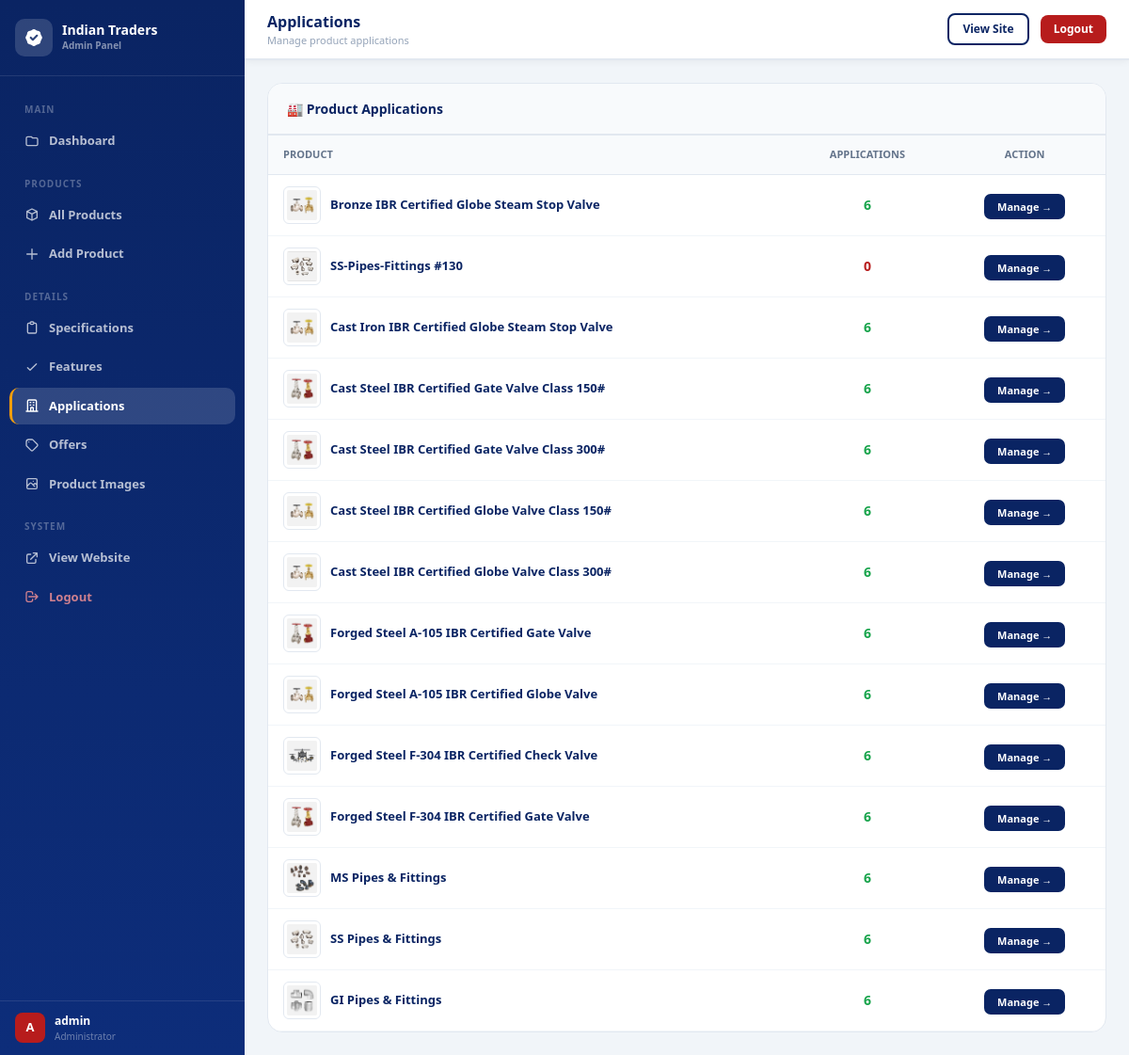
The app's page /admin/applications.php (signed in) with its own data.
### tables this page shows
CREATE TABLE `products` (
  `id` int(11) NOT NULL,
  `name` varchar(300) NOT NULL,
  `slug` varchar(300) NOT NULL,
  `subtitle` varchar(300) DEFAULT NULL,
  `description` text DEFAULT NULL,
  `image` varchar(300) DEFAULT './assets/images/Globe-Valve-1.png',
  `category` varchar(100) NOT NULL DEFAULT 'Gate / Globe Valves',
  `badge` varchar(50) DEFAULT NULL,
  `badge_color` varchar(100) DEFAULT 'bg-orange-600',
  `price_min` decimal(12,2) DEFAULT 0.00,
  `price_max` decimal(12,2) DEFAULT 0.00,
  `mrp` decimal(12,2) DEFAULT 0.00,
  `gst_percent` decimal(5,2) DEFAULT 18.00,
  `in_stock` tinyint(1) DEFAULT 1,
  `stock_label` varchar(50) DEFAULT 'In Stock',
  `ships_within` varchar(100) DEFAULT 'Ships within 24 hrs',
  `best_price` tinyint(1) DEFAULT 1,
  `min_order` int(11) DEFAULT 1,
  `min_order_unit` varchar(50) DEFAULT 'Piece',
  `delivery_days` varchar(50) DEFAULT '3–5 Days',
  `warranty` varchar(100) DEFAULT 'Mfr. Terms',
  `certification` varchar(100) DEFAULT 'ISO • IBR',
  `rating` decimal(3,1) DEFAULT 4.8,
  `orders_count` varchar(50) DEFAULT '1000+',
  `is_active` tinyint(1) DEFAULT 1,
  `sort_order` int(11) DEFAULT 0,
  `created_at` timestamp NOT NULL DEFAULT current_timestamp()
);

### admin/applications.php (the view, shortened to what this page needs)
<?php
$conn = getConn();
$products = [];
$res = $conn->query("SELECT p.id, p.name, p.category, p.image, COUNT(pa.id) as app_count FROM products p LEFT JOIN product_applications pa ON p.id=pa.product_id WHERE p.is_active=1 GROUP BY p.id ORDER BY p.sort_order");
while($row = $res->fetch_assoc()) $products[] = $row;
include 'header.php';
?>
<div style="padding:24px;">
<div style="background:white;border-radius:16px;border:1.5px solid #e2e8f0;overflow:hidden;">
    <div style="background:#f8fafc;padding:16px 20px;border-bottom:2px solid #e2e8f0;">
        <h3 style="font-size:14px;font-weight:800;color:#0a2463;">🏭 Product Applications</h3>
    </div>
    <table style="width:100%;border-collapse:collapse;">
        <thead><tr style="background:#f8fafc;border-bottom:1.5px solid #e2e8f0;">
            <th style="padding:12px 16px;text-align:left;font-size:11px;font-weight:800;color:#64748b;text-transform:uppercase;">Product</th>
            <th style="padding:12px 16px;text-align:center;font-size:11px;font-weight:800;color:#64748b;text-transform:uppercase;">Applications</th>
            <th style="padding:12px 16px;text-align:center;font-size:11px;font-weight:800;color:#64748b;text-transform:uppercase;">Action</th>
        </tr></thead>
        <tbody>
        <?php foreach($products as $p): ?>
        <tr style="border-bottom:1px solid #f1f5f9;" onmouseover="this.style.background='#f8faff'" onmouseout="this.style.background='white'">
            <td style="padding:12px 16px;">
                <div style="display:flex;align-items:center;gap:10px;">
                    <img src="../<?php echo htmlspecialchars(ltrim($p['image'],'./')); ?>" style="width:40px;height:40px;object-fit:contain;border-radius:6px;border:1px solid #e2e8f0;padding:3px;" onerror="this.style.display='none'">
                    <span style="font-size:13px;font-weight:700;color:#0a2463;"><?php echo htmlspecialchars($p['name']); ?></span>
                </div>
            </td>
            <td style="padding:12px 16px;text-align:center;font-size:14px;font-weight:800;color:<?php echo $p['app_count']>0?'#16a34a':'#b71c1c'; ?>;"><?php echo $p['app_count']; ?></td>
            <td style="padding:12px 16px;text-align:center;">
                <a href="product_edit.php?id=<?php echo $p['id']; ?>&tab=applications" style="background:#0a2463;color:white;padding:6px 14px;border-radius:7px;font-size:11px;font-weight:700;text-decoration:none;">Manage →</a>
            </td>
        </tr>
        <?php endforeach; ?>
        </tbody>
    </table>
</div>
</div>
<?php include 'footer.php'; ?>

### records on screen
products: image (picture), name "Bronze IBR Certified Globe Steam Stop Valve", app_count "6"
products: image (picture), name "SS-Pipes-Fittings #130", app_count "0"
products: image (picture), name "Cast Iron IBR Certified Globe Steam Stop Valve", app_count "6"
products: image (picture), name "Cast Steel IBR Certified Gate Valve Class 150#", app_count "6"
products: image (picture), name "Cast Steel IBR Certified Gate Valve Class 300#", app_count "6"
products: image (picture), name "Cast Steel IBR Certified Globe Valve Class 150#", app_count "6"
products: image (picture), name "Cast Steel IBR Certified Globe Valve Class 300#", app_count "6"
products: image (picture), name "Forged Steel A-105 IBR Certified Gate Valve", app_count "6"
products: image (picture), name "Forged Steel A-105 IBR Certified Globe Valve", app_count "6"
products: image (picture), name "Forged Steel F-304 IBR Certified Check Valve", app_count "6"
products: image (picture), name "Forged Steel F-304 IBR Certified Gate Valve", app_count "6"
products: image (picture), name "MS Pipes & Fittings", app_count "6"
products: image (picture), name "SS Pipes & Fittings", app_count "6"
products: image (picture), name "GI Pipes & Fittings", app_count "6"

### other values on screen
$_SESSION['admin_user'] "admin"
$pageTitle "Applications"
$pageSubtitle "Manage product applications"
